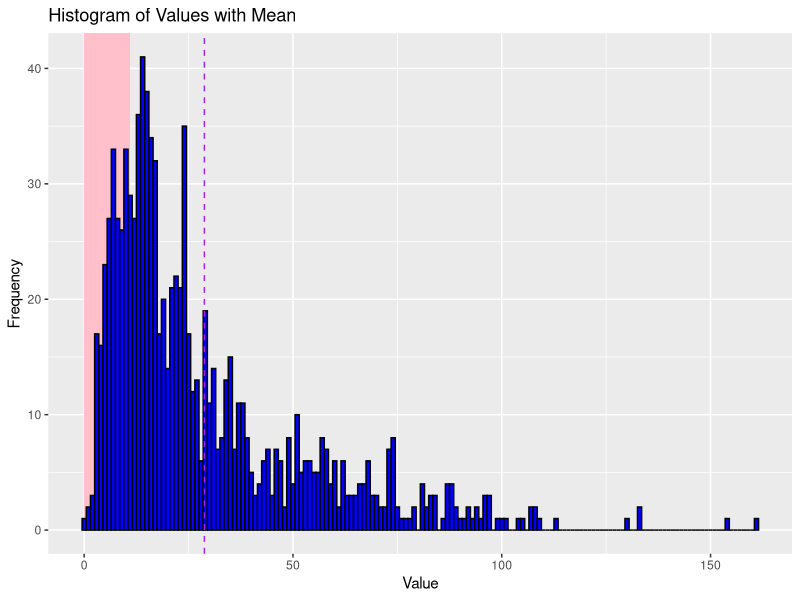

This figure's R source:
rm(list = ls())
library(conflicted)
library(tidyverse)
library(psych)
conflicts_prefer(dplyr::filter)

threshold_rate <- 0.25
fisher_alt <-  "greater"

df <- read_csv("nichiten_loto_2025.csv", show_col_types = FALSE)
head(arrange(.data = df, value))
head(arrange(.data = df, desc(value)))
df_describe <- describe(df$value)
df_describe

n <- df_describe$n 
n_expected <- df_describe$mean
n_applicants <- n * n_expected

piv_value <- df |> 
  summarise(n_degree = n(), .by = "value") |> 
  arrange(value) |> 
  mutate(n_cumsum = cumsum(n_degree)) |> 
  mutate(n_cum_pct = n_cumsum / n) |> 
  mutate(n_people = value * n_degree) |> 
  mutate(people_cumsum = cumsum(n_people)) |> 
  mutate(people_cum_pct = people_cumsum / n_applicants) 
print(piv_value, n = 13)

threshold <- piv_value |>
  filter(n_cum_pct < threshold_rate) |>
  arrange(desc(n_cum_pct)) |>
  slice(1) |>
  pull(value)

g <- ggplot(df, aes(x = value))
g <- g + geom_rect(xmin = 0, xmax = threshold, ymin = 0, ymax = Inf, fill = "pink", alpha = 0.5)
g <- g + geom_histogram(binwidth = 1, fill = "blue", color = "black")
g <- g + geom_vline(xintercept = n_expected, color = "purple", linetype = "dashed")
g <- g + labs(title = "Histogram of Values with Mean", x = "Value", y = "Frequency")
plot(g)
# ggsave("histgram.png", plot = g,
#        width = 2039,
#        height = 1447,
#        units = c("px"))

df_long <- df |> 
  mutate(num_pad = str_pad(num, width = 3, side = c("left"), pad = "0")) |> 
  mutate(range1 = str_sub(num_pad, 1, 1),
         range2 = str_sub(num_pad, 2, 2),
         range3 = str_sub(num_pad, 3, 3)) |> 
  mutate(across(c(range1, range2, range3), as.numeric)) |> 
  mutate(same_2 = if_else(range1 != range2 & range2 != range3 & range1 != range3, 0, 1),
         same_100_10 = if_else(range1 == range2, 1, 0),
         same_10_1 = if_else(range2 == range3, 1, 0),
         same_100_1 = if_else(range1 == range3, 1, 0)) |> 
  mutate(rates = if_else(value <= threshold, "unpopular", "not_unpopular"))

piv_popular <- df_long |> 
  summarise(value = n(), .by = "rates")
unpopular_rate_all <- piv_popular |>
  filter(rates == "unpopular") |>
  pull(value) / n

mat_popular <- piv_popular |> 
  mutate(range = "all")

df_select <- df_long |> 
  select(-num, -value, -num_pad) |> 
  pivot_longer(cols = -rates, values_to = "item")

vec_range <- df_select |> 
  distinct(name) |> 
  pull()

piv_range <- map(vec_range, ~{
  df_select |> 
  filter(name == .x) |> 
  summarise(value = n(), .by = c("rates", "item")) |> 
  mutate(range = .x)
}) |> list_rbind()

piv_range_all <- df_select |> 
  summarise(value = n(), .by = c("name", "item")) |> 
  mutate(rates = "all") |> 
  rename(range = name) |> 
  bind_rows(piv_range) |> 
  pivot_wider(names_from = rates) |> 
  mutate(unpopular_rate = unpopular / all)
piv_range_pc <- piv_range_all |> 
  select(range, item, unpopular_rate)

# 例として、100の位が0の場合のfisher.test()
df_work <- piv_range |> 
  filter(range == vec_range[1]) |> 
  filter(item == 0)  |> 
  select(-item) |> 
  bind_rows(mat_popular) |> 
  pivot_wider(names_from = range) |> 
  mutate(across(everything(), ~ replace_na(.x, 0))) |> 
  mutate(biased = all - !!sym(vec_range[1])) |> 
  select(-all) |> 
  pivot_longer(cols = -rates, names_to = "range") |> 
  pivot_wider(names_from = rates) |> 
  arrange(desc(range)) |> 
  select(unpopular, not_unpopular) |> 
  as.matrix()
fisher.test(df_work, alternative = fisher_alt, conf.level = 0.95)

# 同じ数が2回以上使われている場合のfisher.test()
df_work2 <- piv_range |> 
  filter(range == vec_range[4]) |> 
  filter(item == 1)  |> 
  select(-item) |> 
  bind_rows(mat_popular) |> 
  pivot_wider(names_from = range) |> 
  mutate(across(everything(), ~ replace_na(.x, 0))) |> 
  mutate(biased = all - !!sym(vec_range[4])) |> 
  select(-all) |> 
  pivot_longer(cols = -rates, names_to = "range") |> 
  pivot_wider(names_from = rates) |> 
  arrange(desc(range)) |> 
  select(unpopular, not_unpopular) |> 
  as.matrix()
fisher.test(df_work2, alternative = fisher_alt, conf.level = 0.95)

df_p_value <- map(vec_range, function(fn_range){
  df_work_range <- piv_range |> 
    filter(range == fn_range)
  vec_item <- df_work_range |> 
    distinct(item) |> 
    pull()
  map(vec_item, function(fn_item){
    mat_range <- df_work_range |> 
      filter(item == fn_item) |> 
    select(-item) |> 
    bind_rows(mat_popular) |> 
    pivot_wider(names_from = range) |> 
    mutate(across(everything(), ~ replace_na(.x, 0))) |> 
    mutate(biased = all - !!sym(fn_range)) |> 
    select(-all) |> 
    pivot_longer(cols = -rates, names_to = "range") |> 
    pivot_wider(names_from = rates) |> 
    arrange(desc(range)) |> 
    select(unpopular, not_unpopular) |> 
    as.matrix()
    # select(!!sym(fn_range), biased) |> 
  fisher_p_value <- fisher.test(mat_range, alternative = fisher_alt)$p.value
  dplyr::tibble(range = fn_range, item = fn_item, p_value = fisher_p_value)
  }) |> list_rbind()
}) |> list_rbind() |> 
  mutate(sig_dif = if_else(p_value < 0.05, 1, 0)) |> 
  left_join(piv_range_pc, by = c("range", "item")) |> 
  mutate(unpopular_code = if_else(unpopular_rate > unpopular_rate_all, 1, 0))
# write_csv(df_p_value, "df_p_value.csv")

df_unpopular <- df_p_value |> 
  filter(sig_dif == 1 & unpopular_code == 1) |> 
  select(-sig_dif, -unpopular_code)
